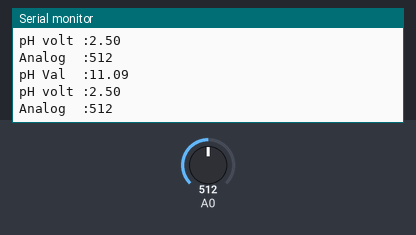
Recording of a sketch running on a simulated Arduino Uno, built with avr-gcc and run on an emulated ATmega328P. On the bench: the last lines printed to the serial monitor. The test bench sets the inputs (shaded band); at power-on: A0 = 512.

Above: at 1.2 s.
1.3 s: A0 set to 716
At 1.73 s:
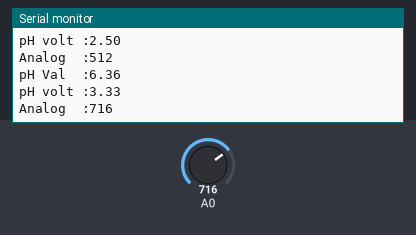
2.8 s: A0 set to 900
At 2.94 s:
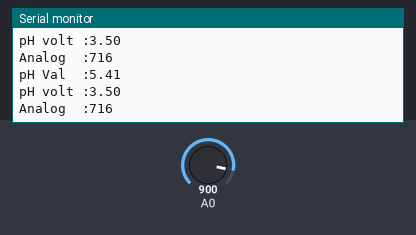
Timing chart, 0 to 5.8 s (numbered marks = the images above; inputs shaded):
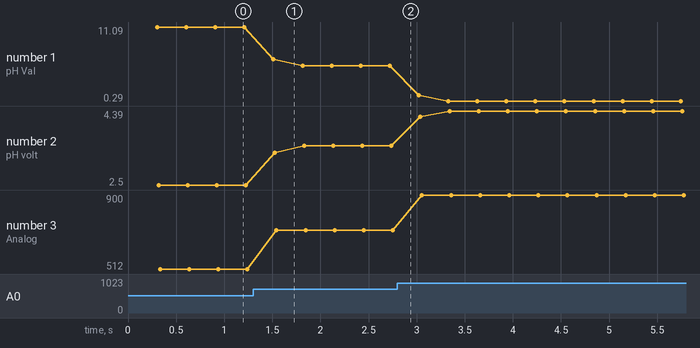

Measured:
- after the input at 1.3 s, the serial monitor: prints a new line after 0.21 s (image 1)
- plotted number 1: 11.09 → 5.41 after the input at 1.3 s, 5.41 → 0.29 after the input at 2.8 s
- plotted number 2: 2.5 → 3.5 after the input at 1.3 s, 3.5 → 4.39 after the input at 2.8 s
- plotted number 3: 512 → 716 after the input at 1.3 s, 716 → 900 after the input at 2.8 s

The sketch:

test-ph.ino
```cpp
float calibration_value = 21.34 + 4.0;
int phval = 0;
unsigned long int avgval;
int buffer_arr[10], temp;

void setup() {
        Serial.begin(9600);
        pinMode(A0, INPUT);
}

void loop() {
        for (int i = 0; i < 10; i++) {
                buffer_arr[i] = analogRead(A0);
                delay(30);
        }
        for (int i = 0; i < 9; i++) {
                for (int j = i + 1; j < 10; j++) {
                        if (buffer_arr[i] > buffer_arr[j]) {
                                temp = buffer_arr[i];
                                buffer_arr[i] = buffer_arr[j];
                                buffer_arr[j] = temp;
                        }
                }
        }
        avgval = 0;
        for (int i = 2; i < 8; i++) {
                avgval += buffer_arr[i];
        }
        float volt = (float)avgval * 5.0 / 1024 / 6;
        float ph_act = -5.70 * volt + calibration_value;

        Serial.print("pH Val  :");
        Serial.println(ph_act);
        Serial.print("pH volt :");
        Serial.println(volt);
        Serial.print("Analog  :");
        Serial.println(analogRead(A0));
}

double regress(double x) {
        double terms[] = {
                1.4789234356773051e+000,
                8.4414032409362727e-001,
                -4.3054194758747766e-003
        };

        size_t csz = sizeof terms / sizeof *terms;

        double t = 1;
        double r = 0;
        for (int i = 0; i < csz; i++) {
                r += terms[i] * t;
                t *= x;
        }
        return r;
}
```
